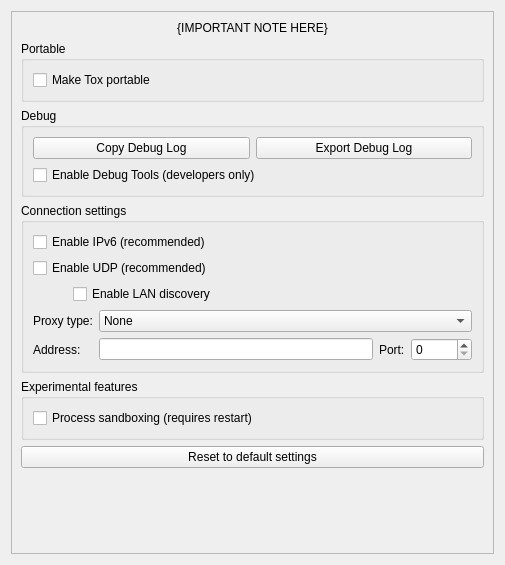
<?xml version="1.0" encoding="UTF-8"?>
<ui version="4.0">
 <class>AdvancedSettings</class>
 <widget class="QWidget" name="AdvancedSettings">
  <property name="geometry">
   <rect>
    <x>0</x>
    <y>0</y>
    <width>505</width>
    <height>565</height>
   </rect>
  </property>
  <property name="windowTitle">
   <string notr="true">Form</string>
  </property>
  <layout class="QVBoxLayout" name="verticalLayout">
   <item>
    <widget class="VerticalOnlyScroller" name="scrollArea">
     <property name="widgetResizable">
      <bool>true</bool>
     </property>
     <widget class="QWidget" name="scrollAreaWidgetContents">
      <property name="geometry">
       <rect>
        <x>0</x>
        <y>0</y>
        <width>479</width>
        <height>545</height>
       </rect>
      </property>
      <layout class="QVBoxLayout" name="verticalLayout_2">
       <item>
        <widget class="QLabel" name="warningLabel">
         <property name="text">
          <string notr="true">{IMPORTANT NOTE HERE}</string>
         </property>
         <property name="textFormat">
          <enum>Qt::TextFormat::RichText</enum>
         </property>
         <property name="alignment">
          <set>Qt::AlignmentFlag::AlignCenter</set>
         </property>
         <property name="wordWrap">
          <bool>true</bool>
         </property>
         <property name="textInteractionFlags">
          <set>Qt::TextInteractionFlag::TextSelectableByKeyboard|Qt::TextInteractionFlag::TextSelectableByMouse</set>
         </property>
        </widget>
       </item>
       <item>
        <widget class="QGroupBox" name="portableGroup">
         <property name="title">
          <string>Portable</string>
         </property>
         <layout class="QVBoxLayout" name="verticalLayout_3">
          <item>
           <widget class="QCheckBox" name="cbMakeToxPortable">
            <property name="toolTip">
             <string extracomment="describes makeToxPortable checkbox">Save settings to the working directory instead of the usual conf dir</string>
            </property>
            <property name="text">
             <string>Make Tox portable</string>
            </property>
           </widget>
          </item>
         </layout>
        </widget>
       </item>
       <item>
        <widget class="QGroupBox" name="DebugGroup">
         <property name="title">
          <string>Debug</string>
         </property>
         <layout class="QHBoxLayout" name="horizontalLayout">
          <item>
           <layout class="QVBoxLayout" name="verticalLayout_4">
            <item>
             <layout class="QHBoxLayout" name="horizontalLayout_2">
              <item>
               <widget class="QPushButton" name="btnCopyDebug">
                <property name="text">
                 <string>Copy Debug Log</string>
                </property>
               </widget>
              </item>
              <item>
               <widget class="QPushButton" name="btnExportLog">
                <property name="text">
                 <string>Export Debug Log</string>
                </property>
               </widget>
              </item>
             </layout>
            </item>
            <item>
             <widget class="QCheckBox" name="cbEnableDebug">
              <property name="text">
               <string>Enable Debug Tools (developers only)</string>
              </property>
             </widget>
            </item>
           </layout>
          </item>
         </layout>
        </widget>
       </item>
       <item>
        <widget class="QGroupBox" name="connectionGroup">
         <property name="title">
          <string>Connection settings</string>
         </property>
         <property name="alignment">
          <set>Qt::AlignmentFlag::AlignLeading|Qt::AlignmentFlag::AlignLeft|Qt::AlignmentFlag::AlignTop</set>
         </property>
         <layout class="QVBoxLayout" name="verticalLayoutProxy">
          <property name="topMargin">
           <number>9</number>
          </property>
          <item>
           <layout class="QVBoxLayout" name="verticalLayout_5">
            <item>
             <widget class="QCheckBox" name="cbEnableIPv6">
              <property name="text">
               <string extracomment="Text on a checkbox to enable IPv6">Enable IPv6 (recommended)</string>
              </property>
             </widget>
            </item>
            <item>
             <widget class="QCheckBox" name="cbEnableUDP">
              <property name="toolTip">
               <string extracomment="force tcp checkbox tooltip">Disabling this allows, e.g., Tox over Tor. It adds load to the Tox network however, so uncheck only when necessary.</string>
              </property>
              <property name="text">
               <string extracomment="Text on checkbox to disable UDP">Enable UDP (recommended)</string>
              </property>
             </widget>
            </item>
            <item>
             <layout class="QVBoxLayout" name="verticalLayout_6">
              <property name="leftMargin">
               <number>40</number>
              </property>
              <item>
               <widget class="QCheckBox" name="cbEnableLanDiscovery">
                <property name="text">
                 <string>Enable LAN discovery</string>
                </property>
               </widget>
              </item>
             </layout>
            </item>
           </layout>
          </item>
          <item>
           <layout class="QGridLayout" name="proxyLayout">
            <item row="1" column="0">
             <widget class="QLabel" name="proxyTypeLabel">
              <property name="text">
               <string>Proxy type:</string>
              </property>
             </widget>
            </item>
            <item row="2" column="3">
             <widget class="QSpinBox" name="proxyPort">
              <property name="minimum">
               <number>0</number>
              </property>
              <property name="maximum">
               <number>65535</number>
              </property>
             </widget>
            </item>
            <item row="2" column="0">
             <widget class="QLabel" name="proxyAddrLabel">
              <property name="text">
               <string extracomment="Text on proxy addr label">Address:</string>
              </property>
             </widget>
            </item>
            <item row="2" column="1">
             <widget class="QLineEdit" name="proxyAddr"/>
            </item>
            <item row="2" column="2">
             <widget class="QLabel" name="proxyPortLabel">
              <property name="text">
               <string extracomment="Text on proxy port label">Port:</string>
              </property>
             </widget>
            </item>
            <item row="1" column="1" colspan="3">
             <widget class="QComboBox" name="proxyType">
              <property name="sizePolicy">
               <sizepolicy hsizetype="Expanding" vsizetype="Fixed">
                <horstretch>0</horstretch>
                <verstretch>0</verstretch>
               </sizepolicy>
              </property>
              <item>
               <property name="text">
                <string>None</string>
               </property>
              </item>
              <item>
               <property name="text">
                <string notr="true">SOCKS5</string>
               </property>
              </item>
              <item>
               <property name="text">
                <string notr="true">HTTP</string>
               </property>
              </item>
             </widget>
            </item>
           </layout>
          </item>
         </layout>
        </widget>
       </item>
       <item>
        <widget class="QGroupBox" name="experimentalGroup">
         <property name="title">
          <string>Experimental features</string>
         </property>
         <layout class="QVBoxLayout" name="experimentalLayout">
          <item>
           <widget class="QCheckBox" name="cbExperimentalSandbox">
            <property name="toolTip">
             <string extracomment="describes sandbox checkbox">Use a separate process for image parsing.</string>
            </property>
            <property name="text">
             <string>Process sandboxing (requires restart)</string>
            </property>
           </widget>
          </item>
         </layout>
        </widget>
       </item>
       <item>
        <widget class="QPushButton" name="resetButton">
         <property name="text">
          <string>Reset to default settings</string>
         </property>
        </widget>
       </item>
       <item>
        <spacer name="verticalSpacer">
         <property name="orientation">
          <enum>Qt::Orientation::Vertical</enum>
         </property>
         <property name="sizeHint" stdset="0">
          <size>
           <width>20</width>
           <height>40</height>
          </size>
         </property>
        </spacer>
       </item>
      </layout>
     </widget>
    </widget>
   </item>
  </layout>
 </widget>
 <customwidgets>
  <customwidget>
   <class>VerticalOnlyScroller</class>
   <extends>QScrollArea</extends>
   <header>src/widget/form/settings/verticalonlyscroller.h</header>
   <container>1</container>
  </customwidget>
 </customwidgets>
 <tabstops>
  <tabstop>scrollArea</tabstop>
  <tabstop>cbMakeToxPortable</tabstop>
  <tabstop>cbEnableIPv6</tabstop>
  <tabstop>cbEnableUDP</tabstop>
  <tabstop>proxyType</tabstop>
  <tabstop>proxyAddr</tabstop>
  <tabstop>proxyPort</tabstop>
  <tabstop>resetButton</tabstop>
 </tabstops>
 <resources/>
 <connections/>
</ui>
